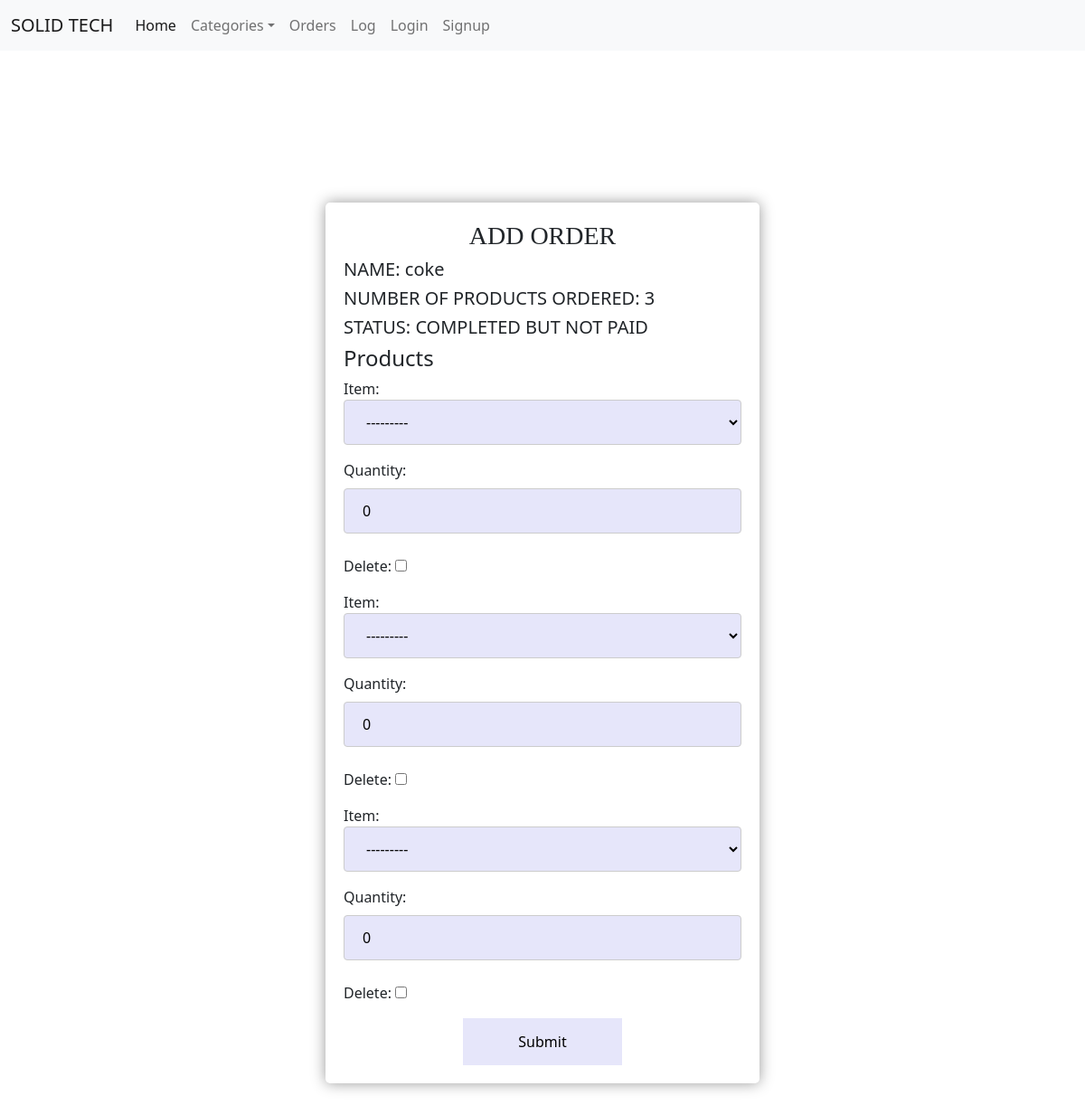
The page /seller/add/orderitem/1 on the database its author committed.
### Sellers/models.py (models this page shows, shortened)
class Order(models.Model):
    seller = models.ForeignKey(user, on_delete=models.DO_NOTHING)
    name = models.CharField(max_length=1000000)
    num_of_product = models.IntegerField(max_length=100000)
    created_at = models.DateField(auto_now_add=True)
    completed = models.BooleanField(default=False, )
    status = models.CharField(max_length=200, choices=Status, default="COMPLETED BUT NOT PAID", blank=True, null=True)
    serial_num = models.PositiveIntegerField(default=1)

### Sellers/views.py (the view, shortened to what this page needs)
# urls.py: path('add/orderitem/<int:pk>',views.add_orderitems, name='addorderitems'),
def add_orderitems(request, pk):
    context = {}
    obj = get_object_or_404(Order, pk=pk)
    orderItemFormset = inlineformset_factory(Order, OrderItem, fields=('item', 'quantity',), extra=obj.num_of_product)
    context['formset'] = orderItemFormset
    context['obj'] = obj
    return render(request, "seller/add_orderitems.html", context)

### Warehouse/models.py (called while the page is built)
    def __str__(self):
        if self.parent == None:
            return f'{self.name}'
        else:
            return f'{self.name}-{self.parent}'

    def __str__(self):
        if self.category.parent == None:
            return f'{self.name}-{self.category}'
        else:
            return f'{self.name}-{self.category.parent}'

### utils/context_processors.py (called while the page is built)
def navbar_categories(request):
    categories = Category.objects.all()
    category = Category.objects.filter(parent=None)
    log = Log.objects.all().order_by('-id')[:10]
    return {'navbar_categories':categories,'categorys':category,'log':log}

### Sellers/templates/seller/add_orderitems.html (shortened to what this page needs)
{% extends 'base.html' %}
    {% block title %}
        {% load static %}
        <link rel="stylesheet" href="{% static 'css/form.css' %}">
        <link href="https://cdn.jsdelivr.net/npm/bootstrap@5.2.2/dist/css/bootstrap.min.css" rel="stylesheet"
>
    {% endblock %}
{% block content %}
    <br>
    <br>
    <div id="form">
        <h3 id="header">ADD ORDER</h3>
        <form method="post">
            <h5>NAME: {{ obj.name }}</h5>
            <h5>NUMBER OF PRODUCTS ORDERED: {{ obj.num_of_product }}</h5>
            <h5>STATUS: {{ obj.status }}</h5>
            <h4>Products</h4>
            {% for forms in formset %}
                {{ forms.as_p }}
            {% endfor %}
            <div id="button">
                <button type="submit">Submit</button>
            </div>
        </form>
    </div>
    <br>
{% endblock %}

### static/css/form.css (style rules this page uses)
body { background-color: #E6E6FA; font-family: SansSerif, serif; }
#header { text-align: center; font-family: SansSerif, serif; }
#form { border-radius: 5px; background-color: white; padding: 20px; width: 40%; margin-left: 30%; margin-top: 10%; box-shadow: hsl(0, 0%, 60%) 0 0 16px; }
input[type=text], select { width: 100%; padding: 12px 20px; margin: 8px 0; display: inline-block; border: 1px solid #ccc; border-radius: 4px; box-sizing: border-box; background-color: #E6E6FA; }
input[type=password], select { width: 100%; padding: 12px 20px; margin: 8px 0; display: inline-block; border: 1px solid #ccc; border-radius: 4px; box-sizing: border-box; background-color: #E6E6FA; }
input[type=number], select { width: 100%; padding: 12px 20px; margin: 8px 0; display: inline-block; border: 1px solid #ccc; border-radius: 4px; box-sizing: border-box; background-color: #E6E6FA; }
button { width: 40%; background-color: #E6E6FA; color: black; padding: 14px 20px; margin: 8px 0; border: none; border-radius: 4px; cursor: pointer; }
#button { text-align: center; }

### rows shown on the page
Order: name "coke", num_of_product "3", status "COMPLETED BUT NOT PAID"
